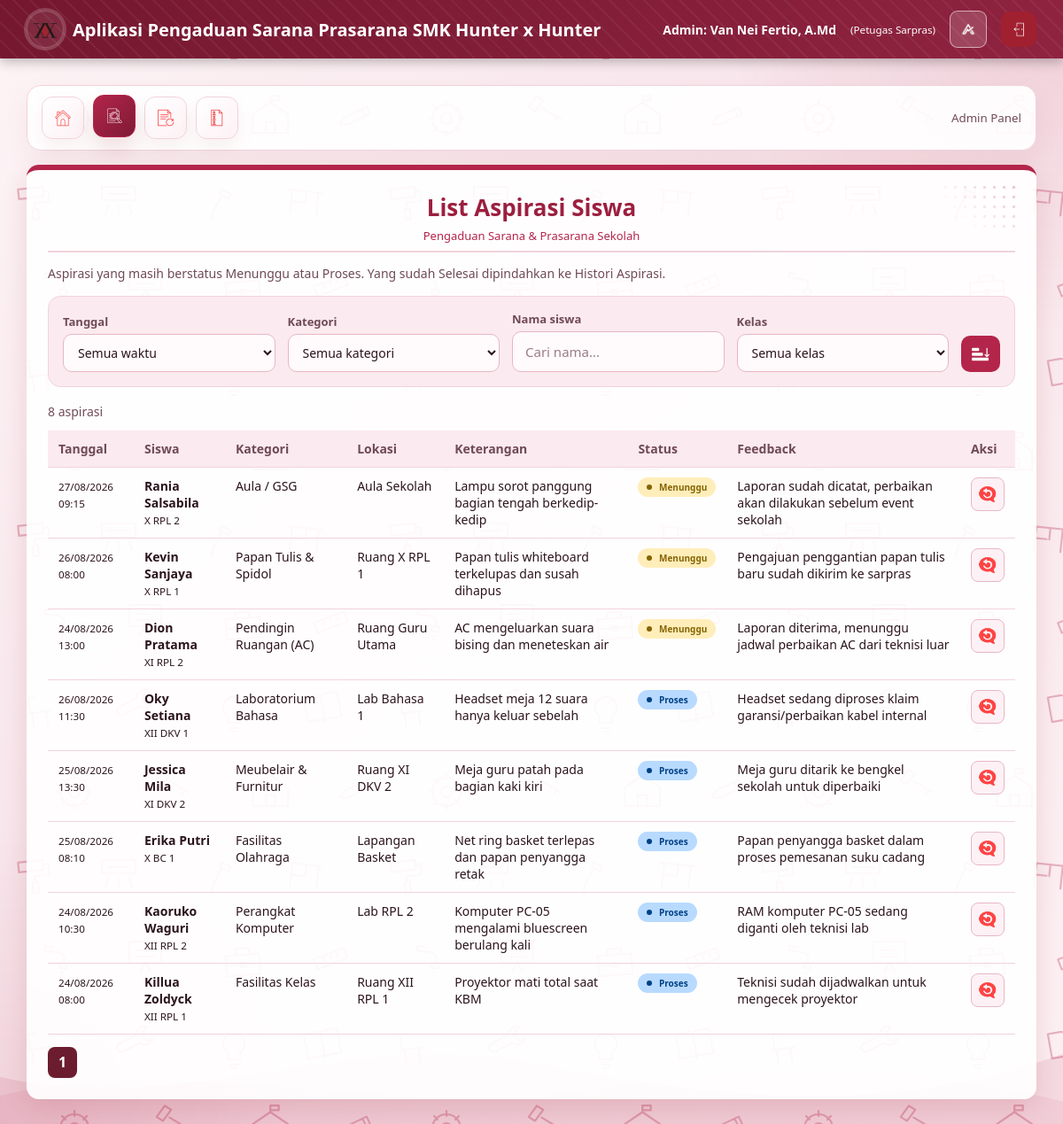
The page /CONTROLLERS/c_list_aspirasi_admin.php (signed in) on the database its author committed.
### tables this page shows
CREATE TABLE `input_aspirasi` (
  `id_input` int(5) NOT NULL,
  `nis` int(10) NOT NULL,
  `id_kategori` int(5) NOT NULL,
  `lokasi` varchar(50) NOT NULL,
  `ket` varchar(255) NOT NULL,
  `tgl_pelaporan` datetime DEFAULT current_timestamp()
);

CREATE TABLE `siswa` (
  `nis` int(10) NOT NULL,
  `nama_siswa` varchar(100) NOT NULL,
  `kelas` varchar(15) NOT NULL,
  `jurusan` varchar(50) NOT NULL,
  `jenis_kelamin` enum('L','P') NOT NULL,
  `password` varchar(255) NOT NULL,
  `created_at` timestamp NOT NULL DEFAULT current_timestamp()
);

CREATE TABLE `kategori` (
  `id_kategori` int(5) NOT NULL,
  `ket_kategori` varchar(30) NOT NULL,
  `deskripsi` text DEFAULT NULL
);

CREATE TABLE `aspirasi` (
  `id_aspirasi` int(5) NOT NULL,
  `id_input` int(5) NOT NULL,
  `status` enum('Menunggu','Proses','Selesai') DEFAULT 'Menunggu',
  `id_kategori` int(5) NOT NULL,
  `feedback` text DEFAULT NULL,
  `id_admin` int(5) DEFAULT NULL,
  `updated_at` datetime DEFAULT NULL ON UPDATE current_timestamp()
);

### VIEWS/v_list_aspirasi_admin.php (the view, shortened to what the rows shown need)
<!DOCTYPE html>
<html lang="id">
<head>
    <link rel="stylesheet" href="../CSS/01-warna-dan-font.css?v=<?= @filemtime(__DIR__ . '/../CSS/01-warna-dan-font.css') ?>">
    <link rel="stylesheet" href="../CSS/02-navbar-atas.css?v=<?= @filemtime(__DIR__ . '/../CSS/02-navbar-atas.css') ?>">
    <link rel="stylesheet" href="../CSS/03-form-dan-tombol.css?v=<?= @filemtime(__DIR__ . '/../CSS/03-form-dan-tombol.css') ?>">
    <link rel="stylesheet" href="../CSS/04-tabel-dan-badge.css?v=<?= @filemtime(__DIR__ . '/../CSS/04-tabel-dan-badge.css') ?>">
    <link rel="stylesheet" href="../CSS/05-admin-dan-dashboard.css?v=<?= @filemtime(__DIR__ . '/../CSS/05-admin-dan-dashboard.css') ?>">
    <link rel="stylesheet" href="../CSS/06-detail-pengaduan.css?v=<?= @filemtime(__DIR__ . '/../CSS/06-detail-pengaduan.css') ?>">
    <link rel="stylesheet" href="../CSS/07-filter-aspirasi.css?v=<?= @filemtime(__DIR__ . '/../CSS/07-filter-aspirasi.css') ?>">
    <link rel="stylesheet" href="../CSS/08-responsif-dan-hiasan.css?v=<?= @filemtime(__DIR__ . '/../CSS/08-responsif-dan-hiasan.css') ?>">
</head>
<body class="dashboard-page">
    <div class="container">
            <div class="card">
                <div class="table-responsive">
                    <table class="table">
                        <thead>
                            <tr>
                                <th>Tanggal</th>
                                <th>Siswa</th>
                                <th>Kategori</th>
                                <th>Lokasi</th>
                                <th>Keterangan</th>
                                <th>Status</th>
                                <th>Feedback</th>
                                <th>Aksi</th>
                            </tr>
                        </thead>
                        <tbody>
                            <?php if (empty($list_aspirasi)): ?>
                                <tr>
                                    <td
                                        colspan="8"
                                        style="text-align:center;color:var(--teks-medium);padding:20px;"
                                    >
                                        <?php if ($adaFilter): ?>
                                            Tidak ada aspirasi yang sesuai dengan filter.
                                        <?php else: ?>
                                            Tidak ada aspirasi yang menunggu atau diproses.
                                        <?php endif; ?>
                                    </td>
                                </tr>
                            <?php else: ?>
                                <?php foreach ($list_aspirasi as $row): ?>
                                    <?php
                                    $badgeClass = 'badge-menunggu';
                                    if (($row['status'] ?? '') === 'Proses') {
                                        $badgeClass = 'badge-proses';
                                    }
                                    ?>
                                    <tr>
                                        <td data-label="Tanggal">
                                            <small>
                                                <?= date(
                                                    'd/m/Y H:i',
                                                    strtotime($row['tgl_pelaporan'])
                                                ) ?>
                                            </small>
                                        </td>
                                        <td data-label="Siswa">
                                            <strong>
                                                <?= htmlspecialchars(
                                                    $row['nama_siswa'] ?? '-'
                                                ) ?>
                                            </strong>
                                            <br>
                                            <small>
                                                <?= htmlspecialchars(
                                                    $row['kelas'] ?? '-'
                                                ) ?>
                                            </small>
                                        </td>
                                        <td data-label="Kategori">
                                            <?= htmlspecialchars(
                                                $row['ket_kategori'] ?? '-'
                                            ) ?>
                                        </td>
                                        <td data-label="Lokasi">
                                            <?= htmlspecialchars(
                                                $row['lokasi'] ?? '-'
                                            ) ?>
                                        </td>
                                        <td data-label="Keterangan">
                                            <?= htmlspecialchars(
                                                $row['ket'] ?? '-'
                                            ) ?>
                                        </td>
                                        <td data-label="Status">
                                            <span class="badge <?= $badgeClass ?>">
                                                <?= htmlspecialchars(
                                                    $row['status'] ?? 'Menunggu'
                                                ) ?>
                                            </span>
                                        </td>
                                        <td data-label="Feedback">
                                            <?php $feedbackTeks = trim((string)($row['feedback'] ?? '')); ?>
                                            <?php if ($feedbackTeks !== ''): ?>
                                                <span style="white-space:pre-line;"><?= htmlspecialchars($feedbackTeks) ?></span>
                                            <?php else: ?>
                                                <small style="color:var(--teks-medium);font-style:italic;">Belum ada feedback</small>
                                            <?php endif; ?>
                                        </td>
                                        <td data-label="Aksi">
                                            <a
                                                class="detail-icon-btn"
                                                href="../CONTROLLERS/c_feedback_admin.php?id=<?= (int)$row['id_input'] ?>&aspirasi_page=<?= (int)$aspirasiPage ?>&dari_halaman=list<?= $filterQuery !== '' ? '&' . htmlspecialchars($filterQuery) : '' ?>"
                                                title="Beri Feedback"
                                            >
                                                <img src="../ASSETS/mengisi_feedback.png" alt="Beri Feedback">
                                            </a>
                                        </td>
                                    </tr>
                                <?php endforeach; ?>
                            <?php endif; ?>
                        </tbody>
                    </table>
                </div>
            </div>
    </div>
</body>
</html>

### rows shown on the page
input_aspirasi: tgl_pelaporan "27/08/2026 09:15", nis.nama_siswa "Rania Salsabila", nis.kelas "X RPL 2", id_kategori.ket_kategori "Aula / GSG", lokasi "Aula Sekolah", ket "Lampu sorot panggung bagian tengah berkedip-kedip", status "Menunggu", aspirasi.feedback "Laporan sudah dicatat, perbaikan akan dilakukan sebelum event sekolah"
input_aspirasi: tgl_pelaporan "26/08/2026 08:00", nis.nama_siswa "Kevin Sanjaya", nis.kelas "X RPL 1", id_kategori.ket_kategori "Papan Tulis & Spidol", lokasi "Ruang X RPL 1", ket "Papan tulis whiteboard terkelupas dan susah dihapus", status "Menunggu", aspirasi.feedback "Pengajuan penggantian papan tulis baru sudah dikirim ke sarpras"
input_aspirasi: tgl_pelaporan "24/08/2026 13:00", nis.nama_siswa "Dion Pratama", nis.kelas "XI RPL 2", id_kategori.ket_kategori "Pendingin Ruangan (AC)", lokasi "Ruang Guru Utama", ket "AC mengeluarkan suara bising dan meneteskan air", status "Menunggu", aspirasi.feedback "Laporan diterima, menunggu jadwal perbaikan AC dari teknisi luar"
input_aspirasi: tgl_pelaporan "26/08/2026 11:30", nis.nama_siswa "Oky Setiana", nis.kelas "XII DKV 1", id_kategori.ket_kategori "Laboratorium Bahasa", lokasi "Lab Bahasa 1", ket "Headset meja 12 suara hanya keluar sebelah", status "Proses", aspirasi.feedback "Headset sedang diproses klaim garansi/perbaikan kabel internal"
input_aspirasi: tgl_pelaporan "25/08/2026 13:30", nis.nama_siswa "Jessica Mila", nis.kelas "XI DKV 2", id_kategori.ket_kategori "Meubelair & Furnitur", lokasi "Ruang XI DKV 2", ket "Meja guru patah pada bagian kaki kiri", status "Proses", aspirasi.feedback "Meja guru ditarik ke bengkel sekolah untuk diperbaiki"
input_aspirasi: tgl_pelaporan "25/08/2026 08:10", nis.nama_siswa "Erika Putri", nis.kelas "X BC 1", id_kategori.ket_kategori "Fasilitas Olahraga", lokasi "Lapangan Basket", ket "Net ring basket terlepas dan papan penyangga retak", status "Proses", aspirasi.feedback "Papan penyangga basket dalam proses pemesanan suku cadang"
input_aspirasi: tgl_pelaporan "24/08/2026 10:30", nis.nama_siswa "Kaoruko Waguri", nis.kelas "XII RPL 2", id_kategori.ket_kategori "Perangkat Komputer", lokasi "Lab RPL 2", ket "Komputer PC-05 mengalami bluescreen berulang kali", status "Proses", aspirasi.feedback "RAM komputer PC-05 sedang diganti oleh teknisi lab"
input_aspirasi: tgl_pelaporan "24/08/2026 08:00", nis.nama_siswa "Killua Zoldyck", nis.kelas "XII RPL 1", id_kategori.ket_kategori "Fasilitas Kelas", lokasi "Ruang XII RPL 1", ket "Proyektor mati total saat KBM", status "Proses", aspirasi.feedback "Teknisi sudah dijadwalkan untuk mengecek proyektor"

### other values the page prints
$nama_admin "Van Nei Fertio, A.Md"
$role_admin "Petugas Sarpras"
$totalAspirasi "8"
form field periode "Semua waktu"
